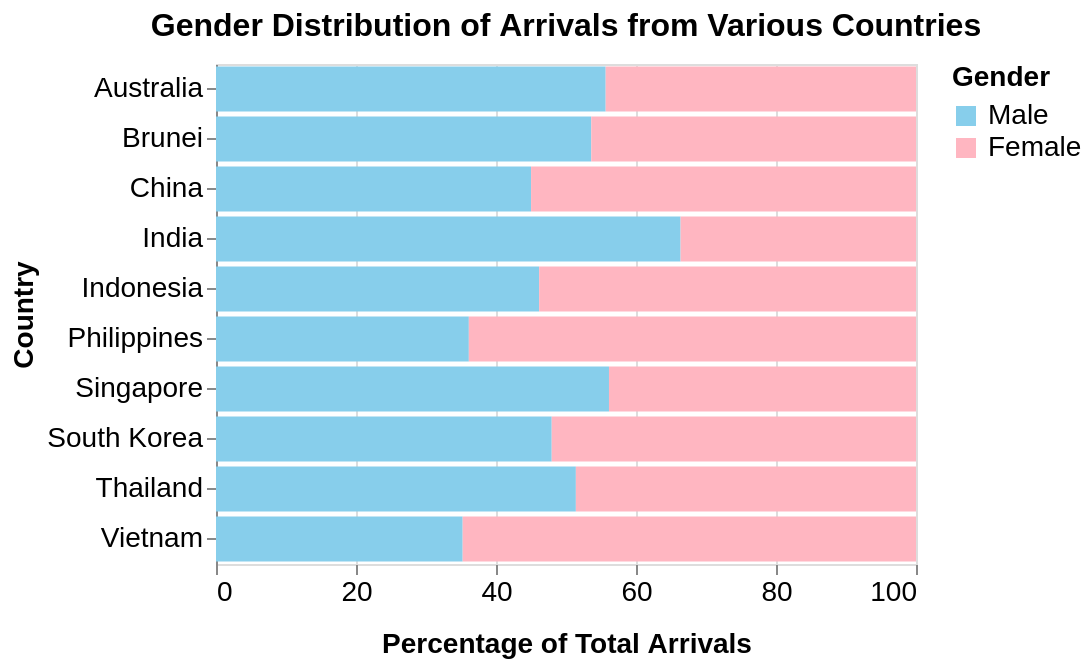

Write a Vega-Lite specification for this figure.
### Vega-Lite specification from a JSON file in a GitHub repository (floating-point values rounded to 4 significant figures)
{"$schema": "https://vega.github.io/schema/vega-lite/v5.json", "title": {"text": "Gender Distribution of Arrivals from Various Countries", "fontSize": 16, "titlePadding": 20, "align": "center", "dy": -7}, "data": {"values": [{"country": "Singapore", "gender": "Male", "percentage": 56.14}, {"country": "Singapore", "gender": "Female", "percentage": 43.86}, {"country": "Brunei", "gender": "Male", "percentage": 53.61}, {"country": "Brunei", "gender": "Female", "percentage": 46.39}, {"country": "Australia", "gender": "Male", "percentage": 55.67}, {"country": "Australia", "gender": "Female", "percentage": 44.33}, {"country": "China", "gender": "Male", "percentage": 45.01}, {"country": "China", "gender": "Female", "percentage": 54.99}, {"country": "India", "gender": "Male", "percentage": 66.37}, {"country": "India", "gender": "Female", "percentage": 33.63}, {"country": "Indonesia", "gender": "Male", "percentage": 46.16}, {"country": "Indonesia", "gender": "Female", "percentage": 53.84}, {"country": "Philippines", "gender": "Male", "percentage": 36.12}, {"country": "Philippines", "gender": "Female", "percentage": 63.88}, {"country": "South Korea", "gender": "Male", "percentage": 47.96}, {"country": "South Korea", "gender": "Female", "percentage": 52.04}, {"country": "Thailand", "gender": "Male", "percentage": 51.41}, {"country": "Thailand", "gender": "Female", "percentage": 48.59}, {"country": "Vietnam", "gender": "Male", "percentage": 35.24}, {"country": "Vietnam", "gender": "Female", "percentage": 64.76}]}, "selection": {"GenderSelection": {"type": "single", "fields": ["gender"], "bind": {"input": "select", "options": [null, "Male", "Female"], "labels": ["Both", "Male", "Female"], "name": "Select Gender"}, "empty": "all"}}, "transform": [{"filter": {"or": [{"field": "gender", "equal": "Male"}, {"field": "gender", "equal": "Female"}, {"selection": "GenderSelection", "empty": "all"}]}}], "mark": "bar", "encoding": {"x": {"field": "percentage", "type": "quantitative", "axis": {"title": "Percentage of Total Arrivals", "titlePadding": 12, "titleFontSize": 14, "labelFontSize": 14, "format": ".0f", "grid": true, "labelAngle": 0, "tickCount": 6, "domain": false}, "scale": {"domain": [0, 100]}}, "y": {"field": "country", "type": "nominal", "axis": {"title": "Country", "labelAngle": 0, "titleFontSize": 14, "labelFontSize": 14}}, "color": {"field": "gender", "type": "nominal", "scale": {"domain": ["Male", "Female"], "range": ["#87CEEB", "#FFB6C1"]}, "legend": {"title": "Gender", "orient": "right", "titleFontSize": 14, "labelFontSize": 14, "labelPadding": 12}}, "tooltip": [{"field": "country", "type": "nominal", "title": "Country"}, {"field": "gender", "type": "nominal", "title": "Gender"}, {"field": "percentage", "type": "quantitative", "title": "Percentage of Arrivals", "format": ".1f"}]}, "width": 350, "height": 250}
